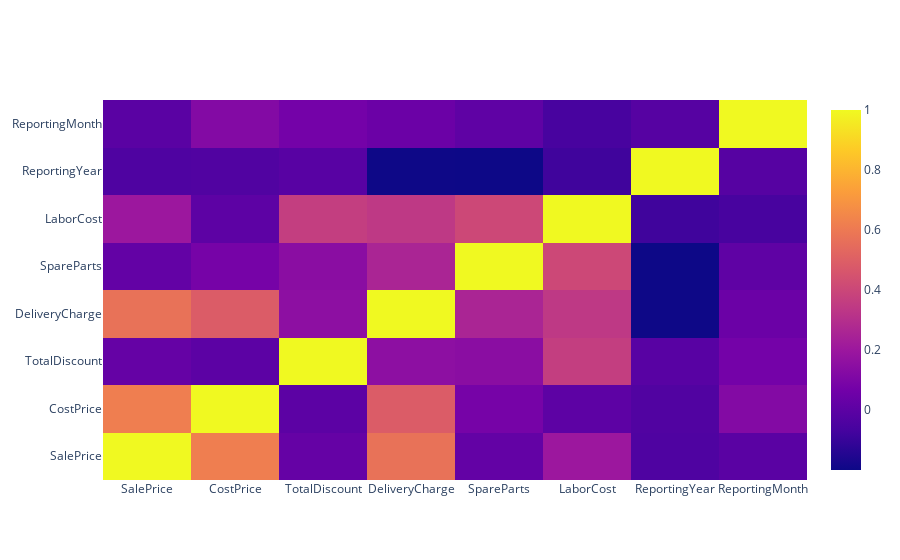

The code cell stored with this chart in its notebook:
### Code cell
def df_to_plotly(df) :
    return {'z' : df.values.tolist(),
           'x' : df.columns.tolist(),
           'y' : df.index.tolist() }

import plotly.graph_objects as go
dfNew = df.corr()
fig = go.Figure(data=go.Heatmap(df_to_plotly(dfNew)))
fig.show()

### Figure 1 — Plotly figure (JSON) as saved in the notebook; plotly's stock layout.template omitted (floating-point values rounded to 4 significant figures)
{"data": [{"type": "heatmap", "x": ["SalePrice", "CostPrice", "TotalDiscount", "DeliveryCharge", "SpareParts", "LaborCost", "ReportingYear", "ReportingMonth"], "y": ["SalePrice", "CostPrice", "TotalDiscount", "DeliveryCharge", "SpareParts", "LaborCost", "ReportingYear", "ReportingMonth"], "z": [[1, 0.618, 0.02769, 0.5712, 0.02261, 0.2023, -0.03964, -0.005012], [0.618, 1, 0.001653, 0.4878, 0.08037, 0.003847, -0.03312, 0.1203], [0.02769, 0.001653, 1, 0.1523, 0.1423, 0.3617, -0.009758, 0.07394], [0.5712, 0.4878, 0.1523, 1, 0.2584, 0.3402, -0.1962, 0.04513], [0.02261, 0.08037, 0.1423, 0.2584, 1, 0.4065, -0.199, 0.01094], [0.2023, 0.003847, 0.3617, 0.3402, 0.4065, 1, -0.08, -0.06074], [-0.03964, -0.03312, -0.009758, -0.1962, -0.199, -0.08, 1, -0.01736], [-0.005012, 0.1203, 0.07394, 0.04513, 0.01094, -0.06074, -0.01736, 1]]}], "layout": {}}
